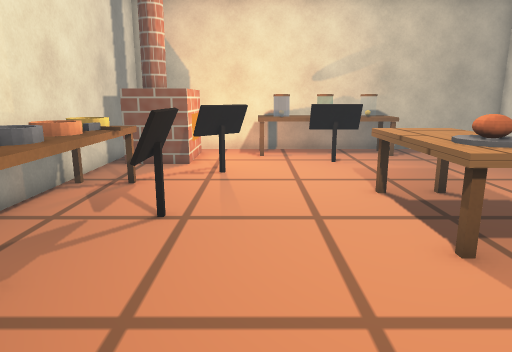
View 1 (above)

16 first-person views from a walk through a scene from a Unity 3-D project. The camera is 1.4 m above the floor, tilts 12° down and sees 70° across. The floor is counted in squares, 0.5 m on a side. Each view is taken from the middle of a square. On the plan, view 1 faces up. The plan holds only what a view shows up to about 20 squares ahead; the rest is blank. The place goes on beyond the plan. The player is left out.

View 2
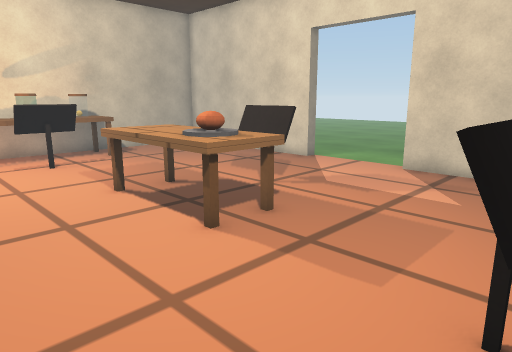

View 3
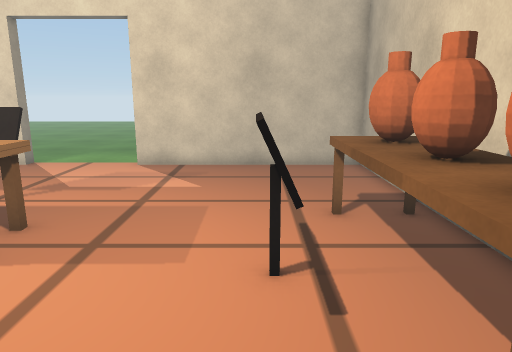

View 4
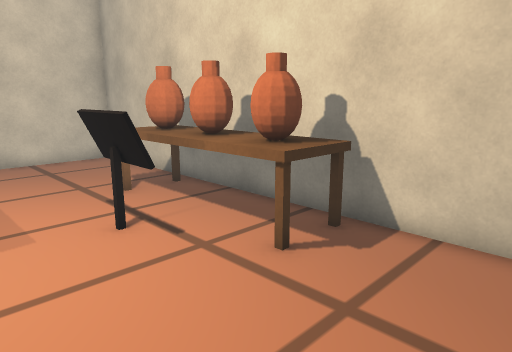

View 5
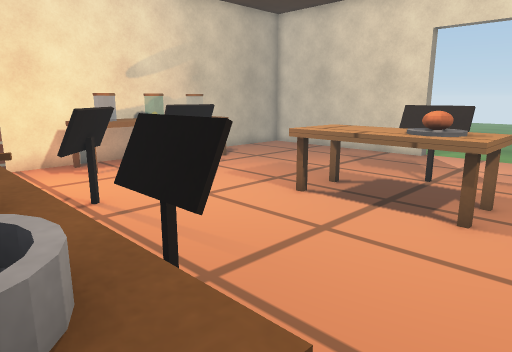

View 6
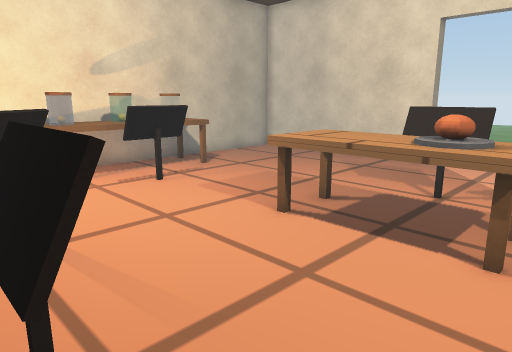

View 7
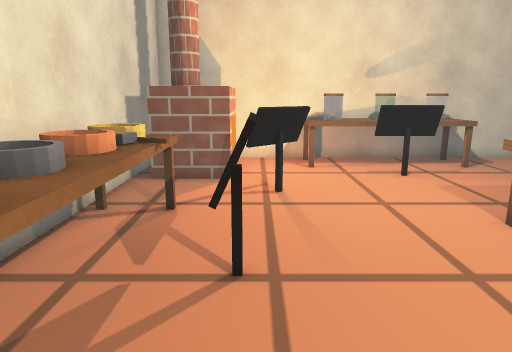

View 8
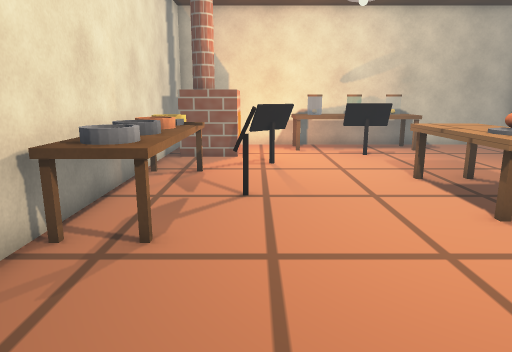

View 9
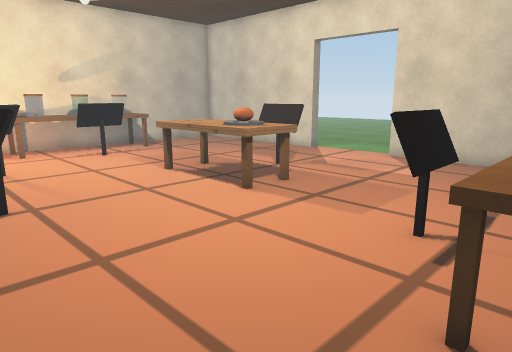

View 10
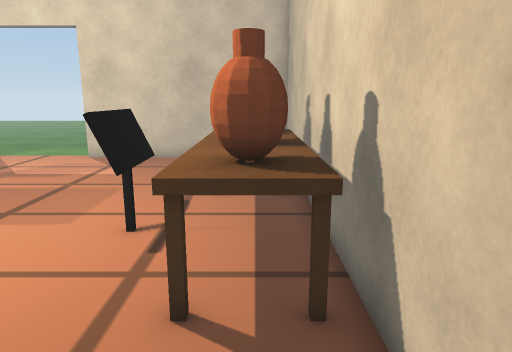

View 11
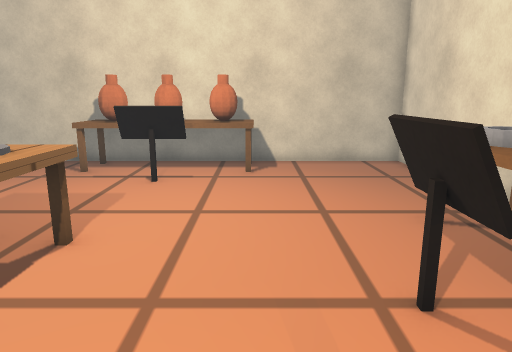

View 12
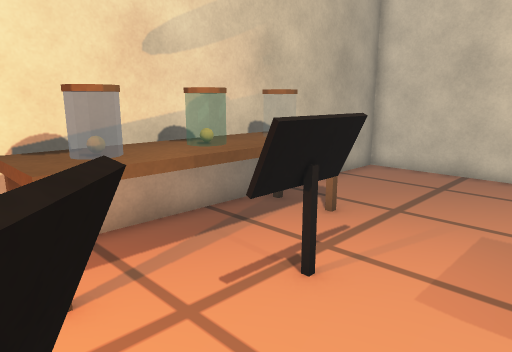

View 13
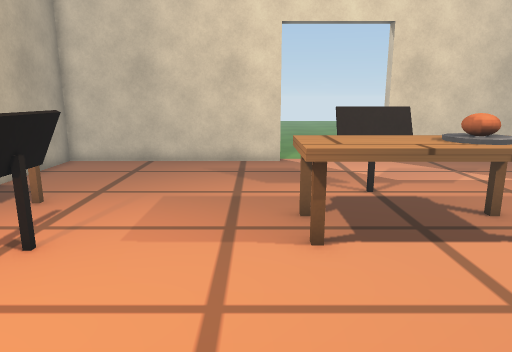

View 14
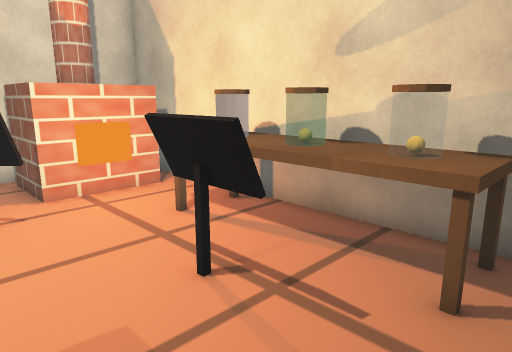

View 15
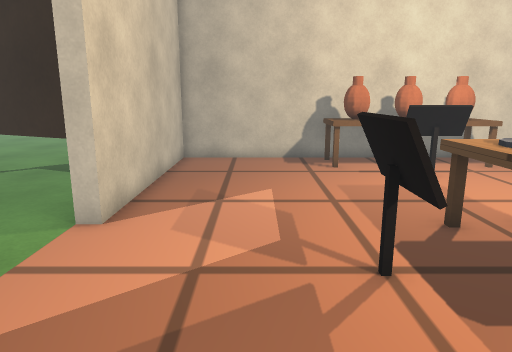

View 16
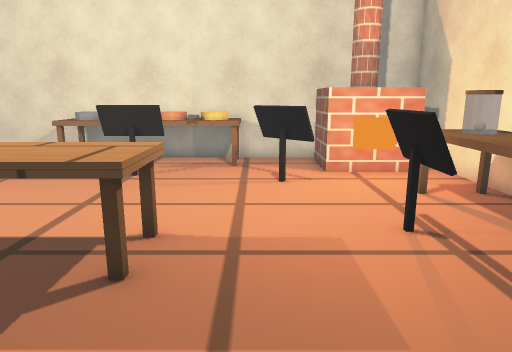

### Floor plan
Points are (right, up) in squares from view 1. A wall is a line through its corners. A room is listed if a view was taken in it or the views show most of it. See-through windows are left out.
Room 1 (views 1, 2, 3, 4, 5, 6, 7, 8, 9, 10, 11, 12, 13, 14, 15, 16)
walls: (-4.4, 10.6) (-4.6, 10); (13.5, 10.9) (13.5, 20.5) (-6.5, 20.5) (-6.5, -3.5) (13.5, -3.5) (13.5, 6.1); (-2.9, 19.4) (-2.9, 15.7) (-5.8, 15.7)
ways out: opening at (14, 8.5)
objects: other object (-6, 5); other object (-6, 5) to (-5, 6); other object (-6, 7) to (-5, 8); other object (-6, 9) to (-5, 10); other object (-6, 11) to (-5, 12); other object (-6, 12); other object (-5, 5) to (-4, 12); other object (-3, 7) to (-2, 10); other object (-2, 13) to (0, 15); other object (0, -3) to (7, -1); other object (0, 18) to (7, 20); other object (1, -2); other object (1, -2) to (2, -1); other object (2, 0) to (5, 1); other object (2, 16) to (5, 17); other object (3, -2) to (4, -2); other object (3, -1) to (4, -1); other object (4, 6) to (6, 11); other object (4, 7) to (5, 8); other object (5, -2) to (6, -1); other object (6, -2); other object (8, 7) to (8, 10)

Positions as (right, up) in squares from view 1, and headings:
1: (0, 0), facing up
2: (-1, 0), facing up-right
3: (-2, 1), facing right
4: (-4, 4), facing down-right
5: (-5, 4), facing up-right
6: (-3, 5), facing up-right
7: (-2, 3), facing up
8: (-2, -2), facing up
9: (-4, -2), facing up-right
10: (-4, -2), facing right
11: (0, 13), facing down
12: (-1, 13), facing up-right
13: (-3, 12), facing right
14: (8, 13), facing up-left
15: (10, 14), facing down
16: (11, 13), facing left
